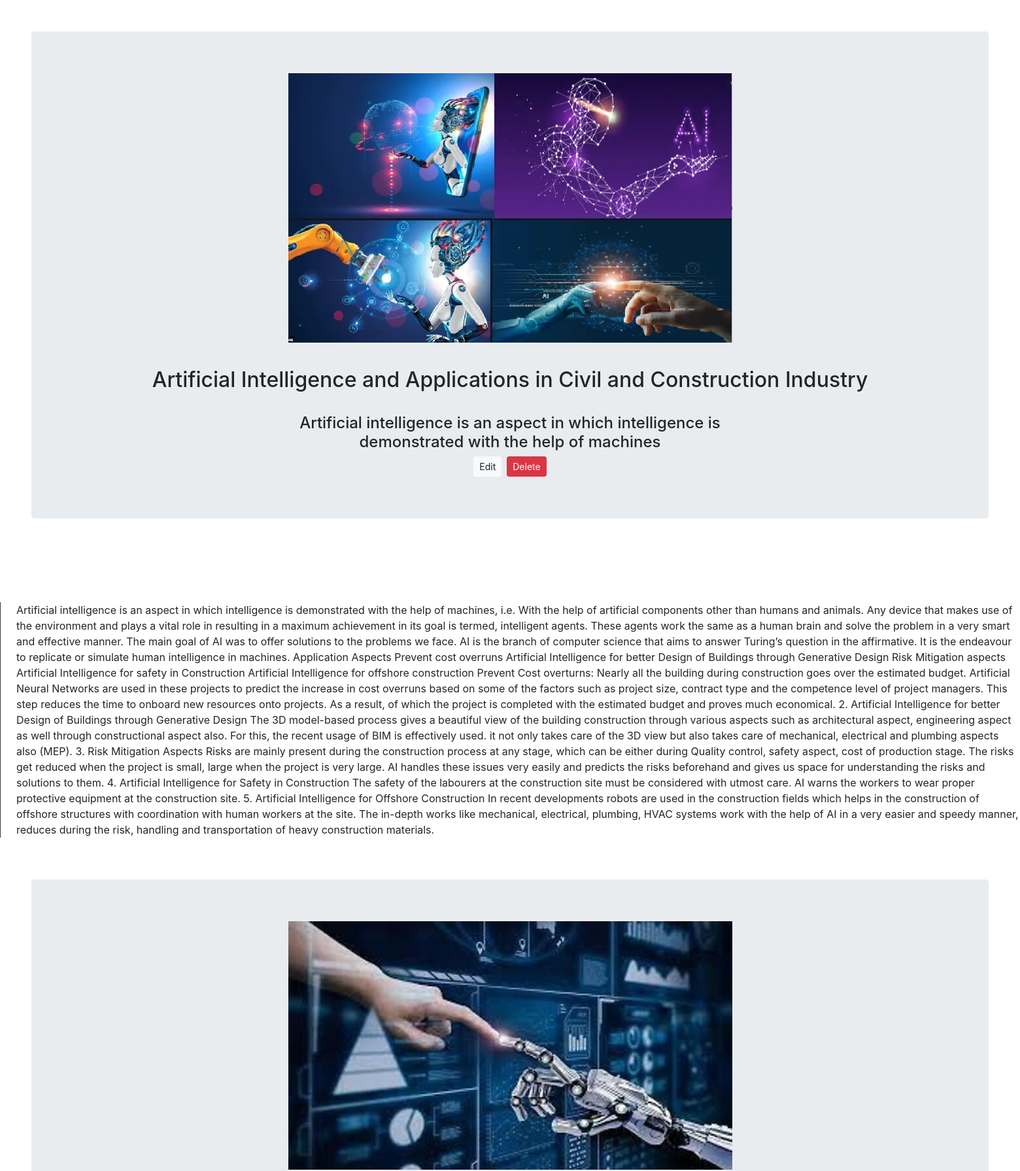
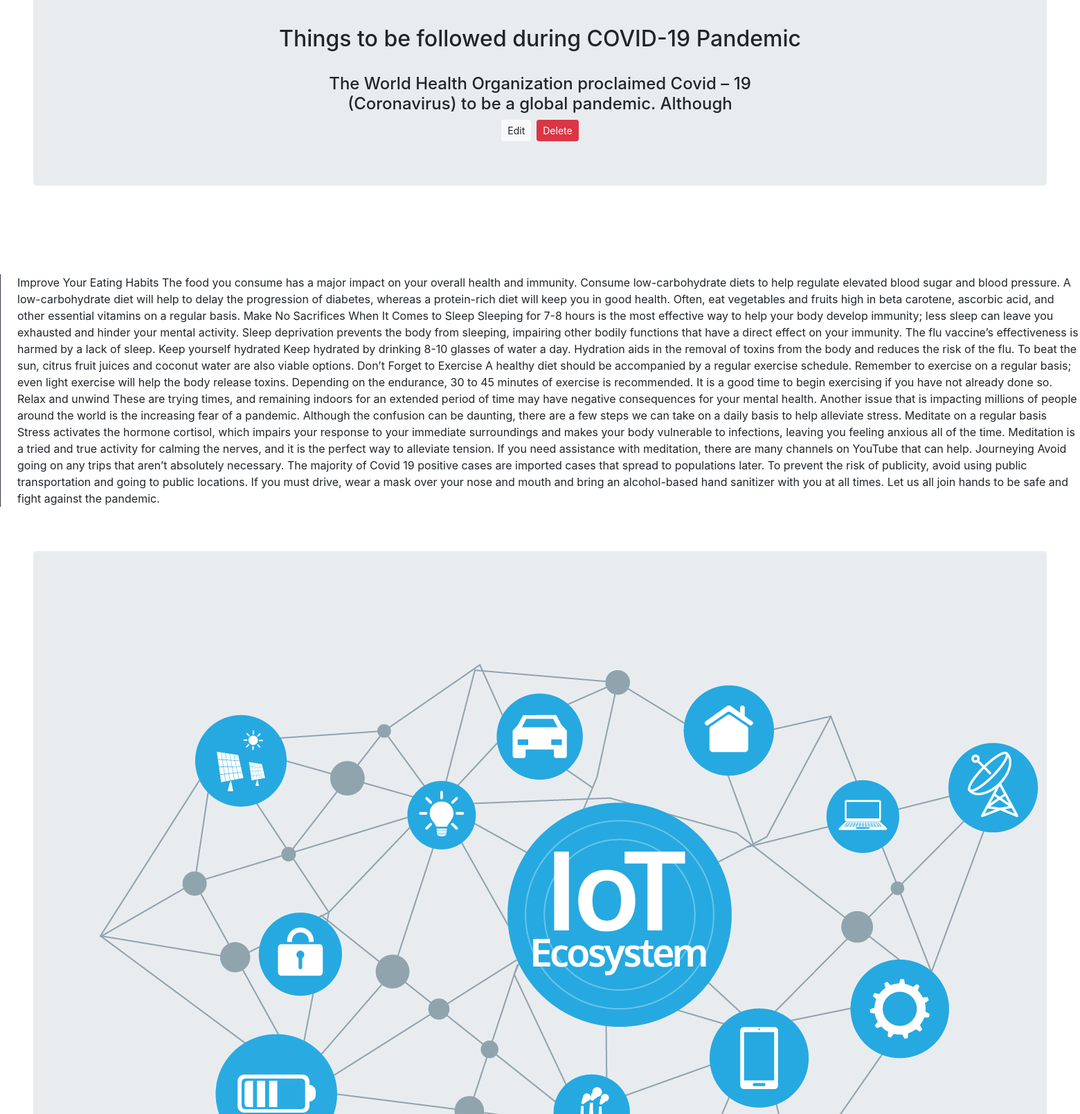
The page /view.php (upper part) on the database its author committed (2 pictures, top to bottom).
### tables this page shows
CREATE TABLE `createBlog` (
  `id` int NOT NULL,
  `title` varchar(255) NOT NULL,
  `description` varchar(255) NOT NULL,
  `content` text NOT NULL,
  `img_name` varchar(50) NOT NULL,
  `img_path` varchar(100) NOT NULL
);

### logic.php (called while the page is built, shortened)
<?php
    $conn = mysqli_connect("localhost" , "Bala" , "Bala@2703" , "Blog");
$sql = "SELECT * FROM createBlog";
$query = mysqli_query($conn , $sql);
    ?>

### view.php (the view, shortened to what this page needs)
<?php
include "logic.php"
?>
<!DOCTYPE html>
<html lang="en">
<head>
    <link rel="stylesheet" href="https://stackpath.bootstrapcdn.com/bootstrap/4.5.2/css/bootstrap.min.css">
</head>
<body>
        <?php foreach ($query as $q)
        {?>
            <div class="p-5 rounded-lg text-black text-center" style="justify-content:center;align-items:center;text-align:center" >
                <div class="jumbotron" style="background-size:cover;">
            <img src="<?php echo $q['img_path']?>" alt=""  >
            <br>
                <h2>
                   <br> <?php echo $q['title']; ?>
                </h2>
                <br>
                <h4 style="width: 50%;margin-left:25%">
                    <?php echo $q['description']?>
                </h4>
                <div class="d-flex mt-2 justify-content-center align-items-center">
                    <a class="btn btn-light btn-sm"  href="editblog.php?id=<?php echo $q['id']; ?>">Edit</a>
                    <form method="POST">
                        <button class="btn btn-danger btn-sm ml-2" name="Delete"  >Delete</button>
                    </form>
                </div>
                </div>
            </div>
                <p class="mt-5 border-left border-dark pl-4 " >
                    <?php echo $q['content']; ?>
                </p>
       <?php }?>
</body>
</html>

### rows shown on the page
createblog: img_path (picture), title "Artificial Intelligence and Applications in Civil and Construction Industry", description "Artificial intelligence is an aspect in which intelligence is demonstrated with the help of machines", content "Artificial intelligence is an aspect in which intelligence is demonstrated with the help of machines, i.e. With the help of artificial components other than humans and animals. Any device that makes use of the environment and plays a vital role in resulting in a maximum achievement in its goal is termed, intelligent agents. These agents work the same as a human brain and solve the problem in a very smart and effective manner. The main goal of AI was to offer solutions to the problems we face. AI is the branch of computer science that aims to answer Turing’s question in the affirmative. It is the endeavour to replicate or simulate human intelligence in machines. Application Aspects Prevent…"
createblog: img_path (picture), title "Things to be followed during COVID-19 Pandemic", description "The World Health Organization proclaimed Covid – 19 (Coronavirus) to be a global pandemic. Although", content "Improve Your Eating Habits The food you consume has a major impact on your overall health and immunity. Consume low-carbohydrate diets to help regulate elevated blood sugar and blood pressure. A low-carbohydrate diet will help to delay the progression of diabetes, whereas a protein-rich diet will keep you in good health. Often, eat vegetables and fruits high in beta carotene, ascorbic acid, and other essential vitamins on a regular basis. Make No Sacrifices When It Comes to Sleep Sleeping for 7-8 hours is the most effective way to help your body develop immunity; less sleep can leave you exhausted and hinder your mental activity. Sleep deprivation prevents the body from sleeping, impairing…"
createblog: img_path (picture)
